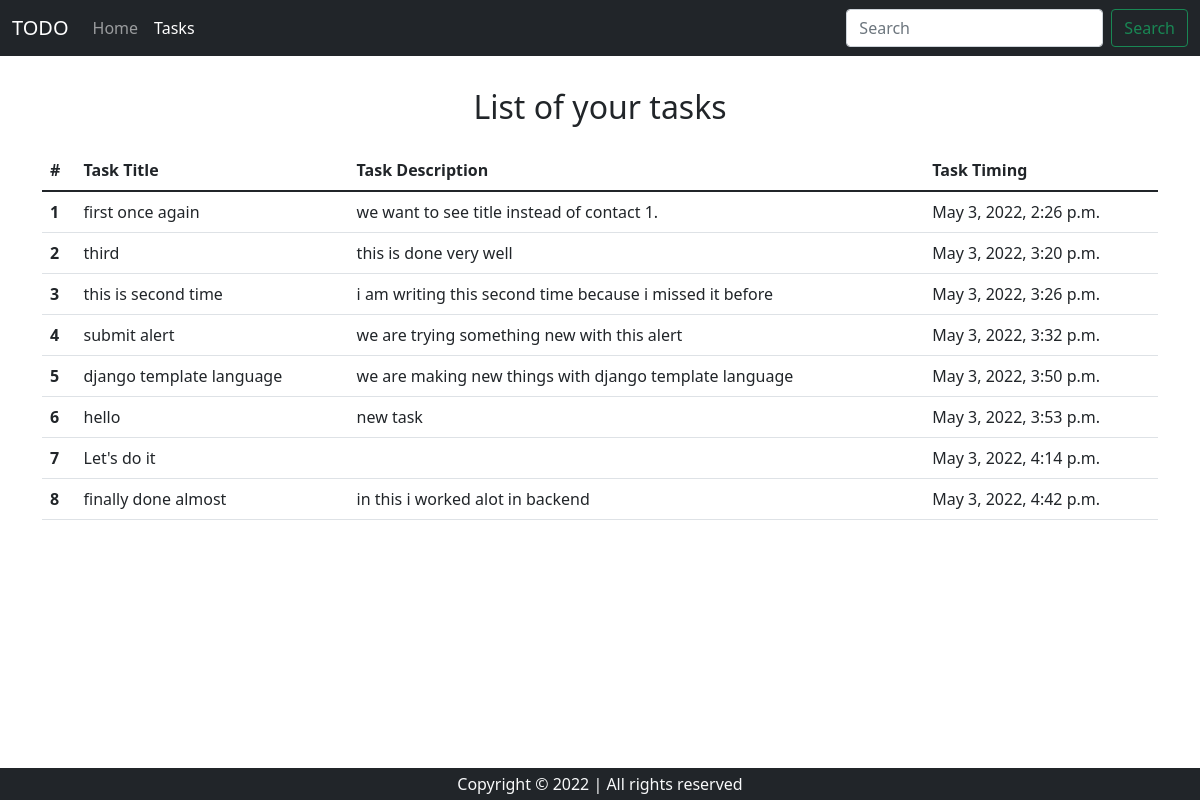
The page /tasks on the database its author committed.
### home/models.py (models this page shows, shortened)
class Task(models.Model):
    taskTitle = models.CharField(max_length=50)
    taskDesc = models.TextField()
    time = models.DateTimeField(auto_now_add=True)

### home/views.py (the view)
# urls.py: path('tasks', views.tasks, name='tasks')
def tasks(request):
    allTasks = Task.objects.all()
    context = {'tasks': allTasks}
    return render(request,'tasks.html',context)

### templates/tasks.html (shortened to what this page needs)
<!doctype html>
<html lang="en">
  <head>
    <link href="https://cdn.jsdelivr.net/npm/bootstrap@5.1.3/dist/css/bootstrap.min.css" rel="stylesheet">
  </head>
  <body>
    <nav class="navbar navbar-expand-lg navbar-dark bg-dark">
        <div class="container-fluid">
          <a class="navbar-brand" href="/">TODO</a>
          <div class="collapse navbar-collapse" id="navbarSupportedContent">
            <ul class="navbar-nav me-auto mb-2 mb-lg-0">
              <li class="nav-item">
                <a class="nav-link" aria-current="page" href="/">Home</a>
              </li>
              <li class="nav-item">
                <a class="nav-link active" href="/tasks">Tasks</a>
              </li>
            </ul>
            <form class="d-flex">
              <input class="form-control me-2" type="search" placeholder="Search" aria-label="Search">
              <button class="btn btn-outline-success" type="submit">Search</button>
            </form>
          </div>
        </div>
      </nav>
    <div class="container my-3">
        <h2 class="text-center py-3">List of your tasks</h2>
        <table class="table">
            <thead>
              <tr>
                <th scope="col">#</th>
                <th scope="col">Task Title</th>
                <th scope="col">Task Description</th>
                <th scope="col">Task Timing</th>
              </tr>
            </thead>
            <tbody>
            {% for task in tasks  %}
              <tr>
                <th scope="row">{{forloop.counter}}</th>
                <td>{{task.taskTitle}}</td>
                <td>{{task.taskDesc}}</td>
                <td>{{task.time}}</td>
              </tr>
            {% endfor %}
            </tbody>
          </table>
    </div>
    <footer>
      <p class = 'text-center text-light bg-dark fixed-bottom my-0 py-1'>
      Copyright  &copy;  2022 | All rights reserved
      </p>
    </footer>
  </body>
</html>

### rows shown on the page
Task: taskTitle "first once again", taskDesc "we want to see title instead of contact 1.", time "May 3, 2022, 2:26 p.m."
Task: taskTitle "third", taskDesc "this is done very well", time "May 3, 2022, 3:20 p.m."
Task: taskTitle "this is second time", taskDesc "i am writing this second time because i missed it before", time "May 3, 2022, 3:26 p.m."
Task: taskTitle "submit alert", taskDesc "we are trying something new with this alert", time "May 3, 2022, 3:32 p.m."
Task: taskTitle "django template language", taskDesc "we are making new things with django template language", time "May 3, 2022, 3:50 p.m."
Task: taskTitle "hello", taskDesc "new task", time "May 3, 2022, 3:53 p.m."
Task: taskTitle "Let's do it", time "May 3, 2022, 4:14 p.m."
Task: taskTitle "finally done almost", taskDesc "in this i worked alot in backend", time "May 3, 2022, 4:42 p.m."
